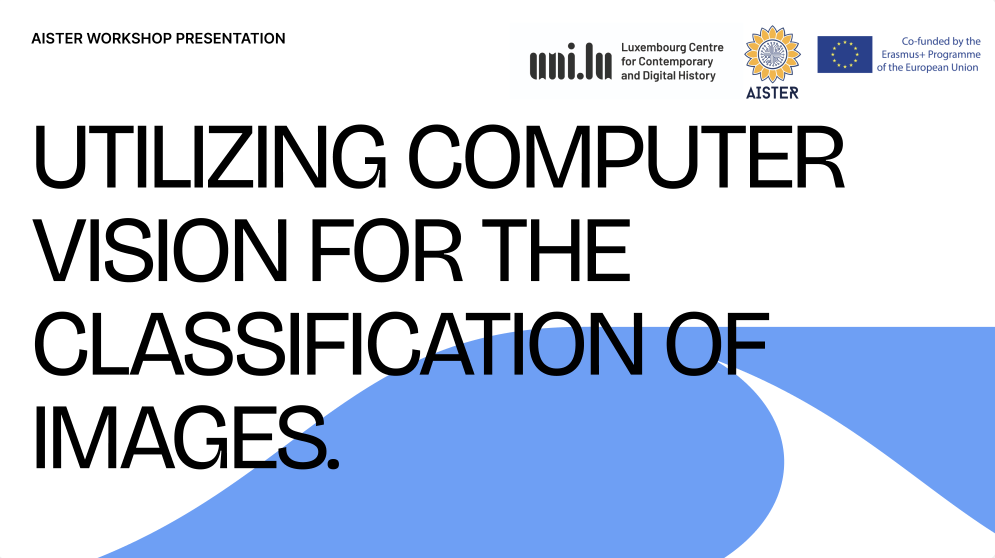
#> input picture assets/project-presentation-thumbnail.png, 1990 x 1116 px (shown at 1/2 size)
$ python -i build_manifest.py   (imports and definitions only)
#> lines starting #> are read from the running program, lines starting #| are printed output that depends on the picture
#!/usr/bin/env python3
"""Build the reproducible Step 02 Phase 1 image manifest and data audit."""

from __future__ import annotations

import argparse
import csv
import hashlib
import itertools
import json
import re
from collections import Counter, defaultdict
from datetime import datetime, timezone
from pathlib import Path
from typing import Any, Iterable

from PIL import Image, ImageOps


IMAGE_EXTENSIONS = {".jpg", ".jpeg", ".png", ".bmp", ".webp", ".tif", ".tiff"}
UNREVIEWED = "unreviewed"
UNKNOWN = "unknown"


class UnionFind:
    def __init__(self, values: Iterable[str]) -> None:
        self.parent = {value: value for value in values}

    # [27 lines left out: functions find, union, parse_args, sha256_bytes, not called in this run]


def stable_id(prefix: str, *parts: str) -> str:
    value = "\0".join(parts).encode("utf-8")
    return f"{prefix}_{hashlib.sha256(value).hexdigest()[:16]}"


# [5 lines left out: function bits_to_hex, not called in this run]


def perceptual_hashes(image: Image.Image) -> tuple[str, str]:
    grayscale = image.convert("L")
    difference_pixels = list(
        grayscale.resize((9, 8), Image.Resampling.LANCZOS).get_flattened_data()
    )
    difference_bits = (
        difference_pixels[row * 9 + column + 1] > difference_pixels[row * 9 + column]
        for row in range(8)
        for column in range(8)
    )

    average_pixels = list(
        grayscale.resize((8, 8), Image.Resampling.LANCZOS).get_flattened_data()
    )
    average = sum(average_pixels) / len(average_pixels)
    average_bits = (pixel > average for pixel in average_pixels)
    return bits_to_hex(difference_bits), bits_to_hex(average_bits)


# [4 lines left out: function filename_family, not called in this run]


def inspect_image(path: Path) -> dict[str, Any]:
    with Image.open(path) as opened:
#> opened is the input picture: PIL image 1990x1116 RGBA; mean R, G, B, A 192.3, 204, 224.5, 255
        image_format = opened.format or "unknown"
#> image_format = 'PNG'
        source_mode = opened.mode
#> source_mode = 'RGBA'
        width, height = opened.size
#> width = 1990; height = 1116
        try:
            exif_orientation = opened.getexif().get(274)
        except Exception:
            exif_orientation = None
        image = ImageOps.exif_transpose(opened).convert("RGB")
        image.load()
        dhash, ahash = perceptual_hashes(image)
#> in perceptual_hashes, `grayscale = image.convert("L")`:
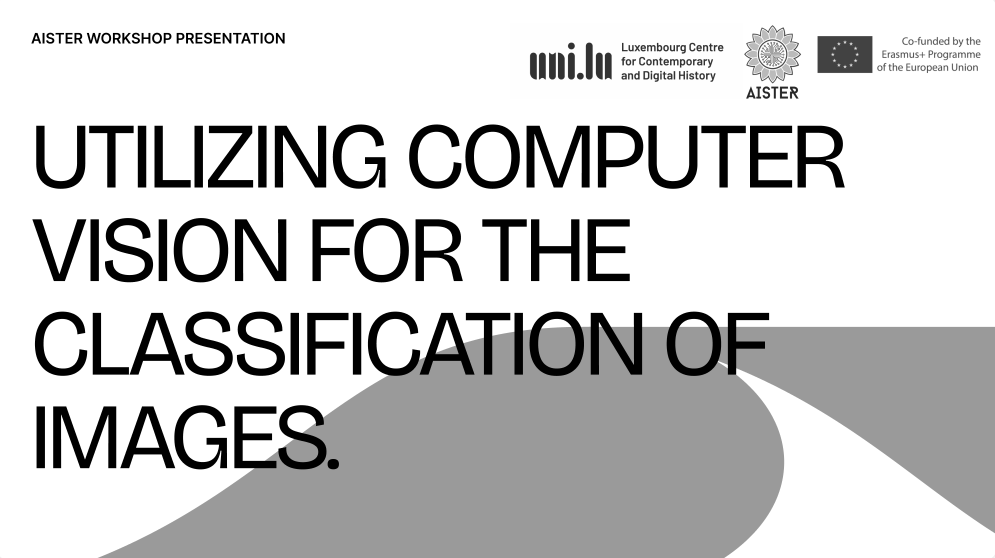
#> grayscale: PIL image 1990x1116 L (shown at 1/2 size); min 0, max 255, mean 202.8

    aspect_ratio = width / height
    flags: list[str] = []
    if min(width, height) < 96:
        flags.append("low_resolution")
    if max(aspect_ratio, 1.0 / aspect_ratio) > 2.0:
        flags.append("extreme_aspect_ratio")
    if path.stat().st_size > 10 * 1024 * 1024:
        flags.append("large_file")

    return {
        "readable": True,
        "image_format": image_format,
        "source_mode": source_mode,
        "width": width,
        "height": height,
        "aspect_ratio": round(aspect_ratio, 6),
        "exif_orientation": exif_orientation if exif_orientation is not None else "",
        "dhash": dhash,
        "ahash": ahash,
        "quality_flags": ";".join(flags) if flags else "ok",
        "read_error": "",
    }


def hamming_distance(left: str, right: str) -> int:
    return (int(left, 16) ^ int(right, 16)).bit_count()


# [379 lines left out: functions cluster_ids, union_groups, write_csv, main, not called in this run]


# [2 lines not run here, left out]

#> (the run stopped early here; a loop or call above may not have finished)
